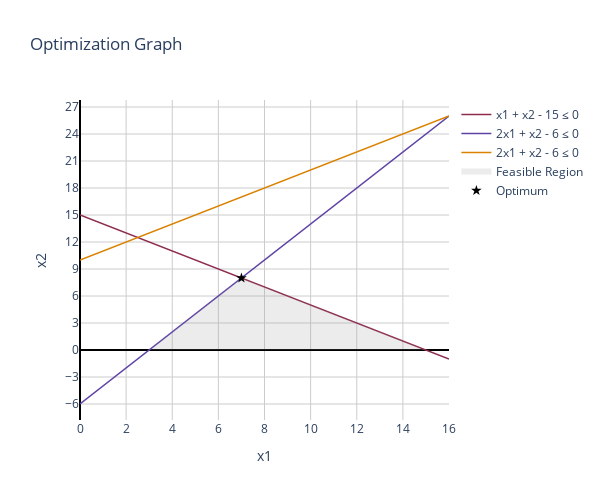

Here is the notebook cell this chart was saved with:
### Code cell
fig = go.Figure()

x1 = np.linspace(0, 16, 10)
# x1 + x2 - 15 ≤ 0
x2_1 = 15 - x1
fig.add_scatter(
    x=x1, y=x2_1,
    mode='lines',
    line={'color':'#8e2c50',
            'width':1.5},
    name='x1 + x2 - 15 ≤ 0'
)

# 2x1 - x2 - 6 ≤ 0
x2_2 = 2*x1-6
fig.add_scatter(
    x=x1, y=x2_2,
    mode='lines',
    line={'color':'#5e43a5',
            'width':1.5},
    name='2x1 + x2 - 6 ≤ 0'
)

# -x1 + x2 - 10 ≤ 0
x2_3 = x1+10
fig.add_scatter(
    x=x1, y=x2_3,
    mode='lines',
    line={'color':'#da8200',
            'width':1.5},
    name='2x1 + x2 - 6 ≤ 0'
)

fig.add_scatter(
    x=[3, 7, 15], y=[0, 8, 0],
    fill='tozeroy',  # Fill the area under the curve
    mode='none',
    fillcolor='rgba(150, 150, 150, 0.18)',  # Set the fill color
    name='Feasible Region'
)

# Optimum
fig.add_trace(go.Scatter(
    x=[7], 
    y=[8], 
    mode='markers', 
    marker=dict(size=8, color='black', symbol='star'),
    name='Optimum'
))

fig.layout = go.Layout(
    xaxis = {'zerolinecolor':'black',
             'gridcolor':'#cccccc',
             'title':'x1',
             'dtick':2},
    yaxis = {'zerolinecolor':'black',
             'gridcolor':'#cccccc',
             'title':'x2',
             'dtick':3},
    plot_bgcolor = 'white',
    width=600, height=500,
    title={'text':'Optimization Graph'}
)

fig.show();

### Figure 1 — Plotly figure (JSON) as saved in the notebook; plotly's stock layout.template omitted (floating-point values rounded to 4 significant figures)
{"data": [{"line": {"color": "#8e2c50", "width": 1.5}, "mode": "lines", "name": "x1 + x2 - 15 ≤ 0", "type": "scatter", "x": [0, 1.778, 3.556, 5.333, 7.111, 8.889, 10.67, 12.44, 14.22, 16], "y": [15, 13.22, 11.44, 9.667, 7.889, 6.111, 4.333, 2.556, 0.7778, -1]}, {"line": {"color": "#5e43a5", "width": 1.5}, "mode": "lines", "name": "2x1 + x2 - 6 ≤ 0", "type": "scatter", "x": [0, 1.778, 3.556, 5.333, 7.111, 8.889, 10.67, 12.44, 14.22, 16], "y": [-6, -2.444, 1.111, 4.667, 8.222, 11.78, 15.33, 18.89, 22.44, 26]}, {"line": {"color": "#da8200", "width": 1.5}, "mode": "lines", "name": "2x1 + x2 - 6 ≤ 0", "type": "scatter", "x": [0, 1.778, 3.556, 5.333, 7.111, 8.889, 10.67, 12.44, 14.22, 16], "y": [10, 11.78, 13.56, 15.33, 17.11, 18.89, 20.67, 22.44, 24.22, 26]}, {"fill": "tozeroy", "fillcolor": "rgba(150, 150, 150, 0.18)", "mode": "none", "name": "Feasible Region", "type": "scatter", "x": [3, 7, 15], "y": [0, 8, 0]}, {"marker": {"color": "black", "size": 8, "symbol": "star"}, "mode": "markers", "name": "Optimum", "type": "scatter", "x": [7], "y": [8]}], "layout": {"height": 500, "plot_bgcolor": "white", "title": {"text": "Optimization Graph"}, "width": 600, "xaxis": {"dtick": 2, "gridcolor": "#cccccc", "title": {"text": "x1"}, "zerolinecolor": "black"}, "yaxis": {"dtick": 3, "gridcolor": "#cccccc", "title": {"text": "x2"}, "zerolinecolor": "black"}}}
